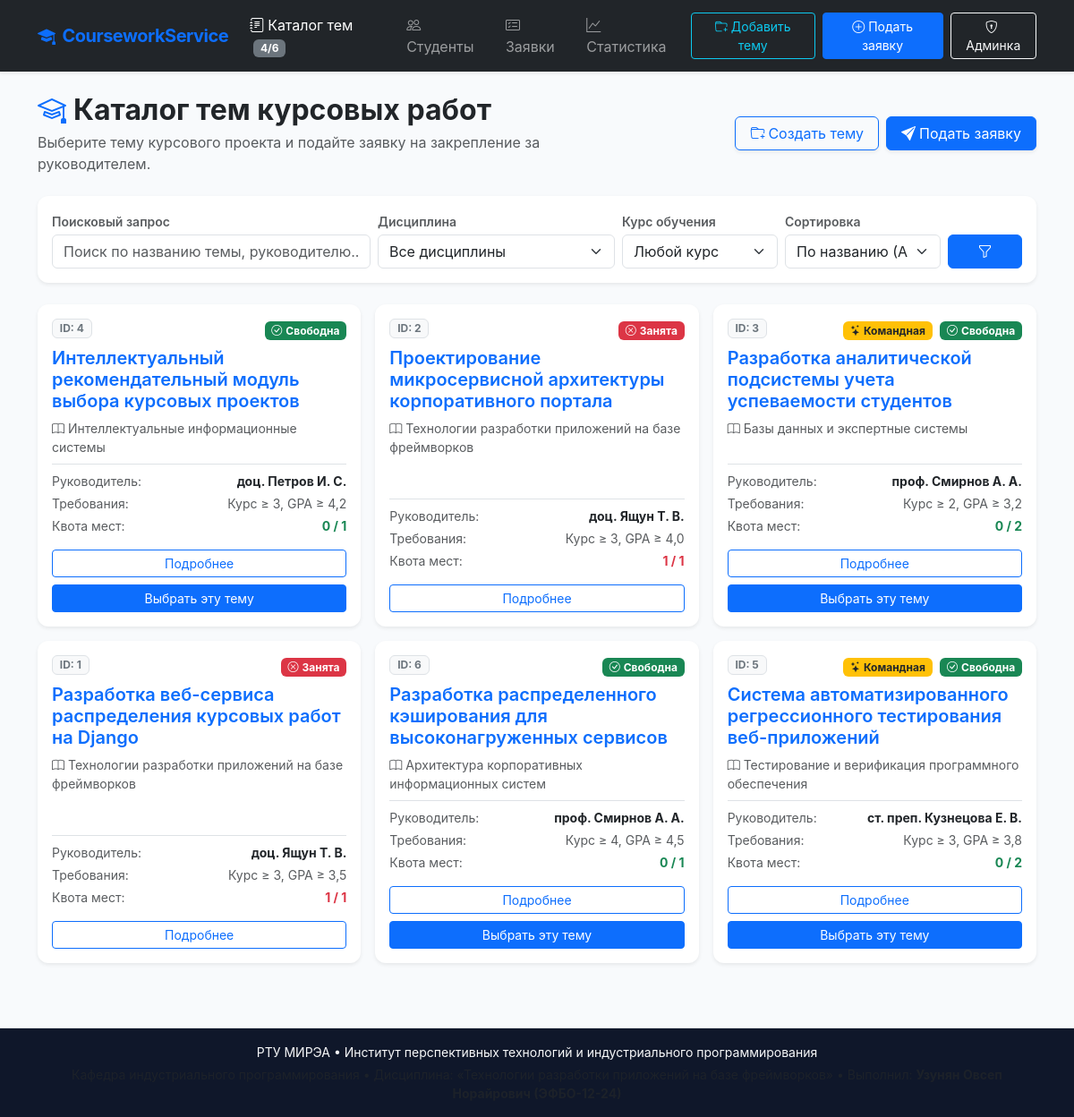
The page / on the database its author committed.
### topics/models.py (models this page shows, shortened)
class Topic(models.Model):
    title = models.CharField(
        max_length=255,
        verbose_name="Название темы",
    )
    slug = models.SlugField(
        max_length=255,
        unique=True,
        blank=True,
        verbose_name="URL-слаг темы",
    )
    discipline = models.ForeignKey(
        Discipline,
        on_delete=models.PROTECT,
        related_name="topics",
        verbose_name="Дисциплина",
    )
    supervisor = models.CharField(
        max_length=150,
        verbose_name="Научный руководитель",
    )
    min_course = models.PositiveSmallIntegerField(
        verbose_name="Минимальный курс",
        default=3,
    )
    min_gpa = models.FloatField(
        verbose_name="Минимальный балл GPA",
        default=3.5,
    )
    capacity = models.PositiveSmallIntegerField(
        verbose_name="Квота мест",
        default=1,
    )
    current_students = models.PositiveSmallIntegerField(
        verbose_name="Количество записанных студентов",
        default=0,
    )
    is_available = models.BooleanField(
        verbose_name="Доступна для выбора",
        default=True,
    )
    image = models.ImageField(
        upload_to="topics/",
        blank=True,
        null=True,
        verbose_name="Иллюстрация темы",
    )
    is_competitive = models.GeneratedField(
        expression=models.Case(
            models.When(capacity__gt=1, then=models.Value(True)),
            default=models.Value(False),
        ),
        output_field=models.BooleanField(),
        db_persist=True,
        verbose_name="Командная/Конкурсная тема",
    )
    class Meta:
        verbose_name = "Тема курсовой работы"
        verbose_name_plural = "Темы курсовых работ"
        ordering = ["title"]
    def has_free_capacity(self) -> bool:
        active_apps_count = self.applications.filter(status=Application.Status.ACTIVE).count()
        return active_apps_count < self.capacity
    def get_absolute_url(self) -> str:
        if self.slug:
            return reverse("topic_detail_slug", kwargs={"slug": self.slug})
        return reverse("topic_detail", kwargs={"pk": self.pk})

class Discipline(models.Model):
    name = models.CharField(
        max_length=200,
        verbose_name="Наименование дисциплины",
        unique=True,
    )
    code = models.CharField(
        max_length=50,
        verbose_name="Код дисциплины",
        blank=True,
    )
    department = models.CharField(
        max_length=200,
        verbose_name="Кафедра",
        default="Кафедра индустриального программирования",
    )
    class Meta:
        verbose_name = "Дисциплина"
        verbose_name_plural = "Дисциплины"
        ordering = ["name"]
    def __str__(self) -> str:
        return self.name

### topics/views.py (the view)
# urls.py: path("", views.index_view, name="index"),
def index_view(request):
    form = TopicFilterForm(request.GET)
    topics = Topic.objects.select_related("discipline").all()
    if form.is_valid():
        query = form.cleaned_data.get("q")
        discipline = form.cleaned_data.get("discipline")
        min_course = form.cleaned_data.get("min_course")
        sort = form.cleaned_data.get("sort")
        if query:
            topics = topics.filter(
                Q(title__icontains=query)
                | Q(supervisor__icontains=query)
                | Q(discipline__name__icontains=query)
            )
        if discipline:
            topics = topics.filter(discipline=discipline)
        if min_course:
            topics = topics.filter(min_course__lte=int(min_course))
        if sort:
            topics = topics.order_by(sort)
        else:
            topics = topics.order_by("title")
    else:
        topics = topics.order_by("title")
    paginator = Paginator(topics, 6)
    page_number = request.GET.get("page")
    page_obj = paginator.get_page(page_number)
    context = {
        "form": form,
        "page_obj": page_obj,
        "topics": page_obj.object_list,
        "total_results": paginator.count,
    }
    return render(request, "topics/index.html", context)

### topics/context_processors.py (called while the page is built)
def topic_context(request):
    try:
        topics_total = Topic.objects.count()
        active_topics = Topic.objects.filter(is_available=True).count()
    except Exception:
        topics_total = 0
        active_topics = 0
    return {
        "site_name": "Сервис выбора тем курсовых работ РТУ МИРЭА",
        "site_short_name": "CourseworkService",
        "topics_total_count": topics_total,
        "active_topics_count": active_topics,
    }

### templates/topics/index.html (shortened to what this page needs)
{% extends "base.html" %}
{% block content %}
<div class="row align-items-center mb-4">
    <div class="col-md-7">
        <h2 class="fw-bold text-dark mb-1">
            <i class="bi bi-mortarboard text-primary me-2"></i>Каталог тем курсовых работ
        </h2>
        <p class="text-muted mb-0">Выберите тему курсового проекта и подайте заявку на закрепление за руководителем.</p>
    </div>
    <div class="col-md-5 text-md-end mt-3 mt-md-0 d-flex gap-2 justify-content-md-end">
        <a href="{% url 'topic_create' %}" class="btn btn-outline-primary px-3 shadow-sm">
            <i class="bi bi-folder-plus me-1"></i>Создать тему
        </a>
        <a href="{% url 'apply' %}" class="btn btn-primary px-3 shadow-sm">
            <i class="bi bi-send-fill me-1"></i>Подать заявку
        </a>
    </div>
</div>
<div class="card p-3 mb-4 shadow-sm bg-white border-0">
    <form method="get" class="row g-2 align-items-end">
        <div class="col-md-4">
            <label class="form-label small fw-semibold text-muted mb-1">{{ form.q.label }}</label>
            {{ form.q }}
        </div>
        <div class="col-md-3">
            <label class="form-label small fw-semibold text-muted mb-1">{{ form.discipline.label }}</label>
            {{ form.discipline }}
        </div>
        <div class="col-md-2">
            <label class="form-label small fw-semibold text-muted mb-1">{{ form.min_course.label }}</label>
            {{ form.min_course }}
        </div>
        <div class="col-md-2">
            <label class="form-label small fw-semibold text-muted mb-1">{{ form.sort.label }}</label>
            {{ form.sort }}
        </div>
        <div class="col-md-1 d-grid">
            <button type="submit" class="btn btn-primary"><i class="bi bi-funnel"></i></button>
        </div>
    </form>
</div>
<div class="row g-3">
    {% for topic in topics %}
    <div class="col-md-6 col-lg-4">
        <div class="card h-100 shadow-sm border-0 d-flex flex-column">
            <div class="card-body d-flex flex-column">
                <div class="d-flex justify-content-between align-items-start mb-2">
                    <span class="badge bg-light text-secondary border">ID: {{ topic.id }}</span>
                    <div>
                        {% if topic.is_competitive %}
                            <span class="badge bg-warning text-dark me-1"><i class="bi bi-stars"></i> Командная</span>
                        {% endif %}
                        {% if topic.is_available and topic.has_free_capacity %}
                            <span class="badge bg-success"><i class="bi bi-check-circle me-1"></i>Свободна</span>
                        {% else %}
                            <span class="badge bg-danger"><i class="bi bi-x-circle me-1"></i>Занята</span>
                        {% endif %}
                    </div>
                </div>
                <h5 class="card-title fw-semibold text-primary mb-2">
                    <a href="{{ topic.get_absolute_url }}" class="text-decoration-none text-primary">{{ topic.title }}</a>
                </h5>
                <p class="card-text small text-muted mb-2">
                    <i class="bi bi-book me-1"></i>{{ topic.discipline.name }}
                </p>
                <div class="mt-auto pt-2 border-top">
                    <div class="d-flex justify-content-between small text-muted mb-1">
                        <span>Руководитель:</span>
                        <strong class="text-dark">{{ topic.supervisor }}</strong>
                    </div>
                    <div class="d-flex justify-content-between small text-muted mb-1">
                        <span>Требования:</span>
                        <span>Курс &ge; {{ topic.min_course }}, GPA &ge; {{ topic.min_gpa|floatformat:1 }}</span>
                    </div>
                    <div class="d-flex justify-content-between small text-muted mb-3">
                        <span>Квота мест:</span>
                        <span class="fw-bold {% if topic.has_free_capacity %}text-success{% else %}text-danger{% endif %}">{{ topic.current_students }} / {{ topic.capacity }}</span>
                    </div>
                    <div class="d-grid gap-2">
                        <a href="{{ topic.get_absolute_url }}" class="btn btn-outline-primary btn-sm">Подробнее</a>
                        {% if topic.is_available and topic.has_free_capacity %}
                            <a href="{% url 'apply' %}?topic_id={{ topic.id }}" class="btn btn-primary btn-sm">Выбрать эту тему</a>
                        {% endif %}
                    </div>
                </div>
            </div>
        </div>
    </div>
    {% endfor %}
</div>
{% endblock %}

### templates/base.html (shortened to what this page needs)
{% load static %}
<!DOCTYPE html>
<html lang="ru">
<head>
    <link href="https://cdn.jsdelivr.net/npm/bootstrap@5.3.3/dist/css/bootstrap.min.css" rel="stylesheet">
    <link href="https://cdn.jsdelivr.net/npm/bootstrap-icons@1.11.3/font/bootstrap-icons.min.css" rel="stylesheet">
    <link rel="stylesheet" href="{% static 'css/style.css' %}">
</head>
<body>
    <nav class="navbar navbar-expand-lg navbar-dark bg-dark sticky-top shadow-sm">
        <div class="container">
            <a class="navbar-brand text-primary fw-bold" href="{% url 'index' %}">
                <i class="bi bi-mortarboard-fill me-2"></i>{{ site_short_name|default:"Курсовые работы" }}
            </a>
            <div class="collapse navbar-collapse" id="navbarNav">
                <ul class="navbar-nav me-auto">
                    <li class="nav-item">
                        <a class="nav-link {% if request.resolver_match.url_name == 'index' %}active{% endif %}" href="{% url 'index' %}">
                            <i class="bi bi-journal-text me-1"></i>Каталог тем <span class="badge bg-secondary ms-1">{{ active_topics_count }}/{{ topics_total_count }}</span>
                        </a>
                    </li>
                    <li class="nav-item">
                        <a class="nav-link {% if request.resolver_match.url_name == 'students_list' %}active{% endif %}" href="{% url 'students_list' %}">
                            <i class="bi bi-people me-1"></i>Студенты
                        </a>
                    </li>
                    <li class="nav-item">
                        <a class="nav-link {% if request.resolver_match.url_name == 'applications_list' %}active{% endif %}" href="{% url 'applications_list' %}">
                            <i class="bi bi-card-checklist me-1"></i>Заявки
                        </a>
                    </li>
                    <li class="nav-item">
                        <a class="nav-link {% if request.resolver_match.url_name == 'statistics' %}active{% endif %}" href="{% url 'statistics' %}">
                            <i class="bi bi-graph-up me-1"></i>Статистика
                        </a>
                    </li>
                </ul>
                <div class="d-flex align-items-center gap-2">
                    <a href="{% url 'topic_create' %}" class="btn btn-outline-info btn-sm">
                        <i class="bi bi-folder-plus me-1"></i>Добавить тему
                    </a>
                    <a href="{% url 'apply' %}" class="btn btn-primary btn-sm">
                        <i class="bi bi-plus-circle me-1"></i>Подать заявку
                    </a>
                    <a href="/admin/" class="btn btn-outline-light btn-sm" target="_blank">
                        <i class="bi bi-shield-lock me-1"></i>Админка
                    </a>
                </div>
            </div>
        </div>
    </nav>
    <main class="main-content py-4">
        <div class="container">
            {% block content %}
            {% endblock %}
        </div>
    </main>
    <footer class="footer py-3 mt-5 border-top">
        <div class="container text-center small">
            <p class="mb-1 text-light">РТУ МИРЭА • Институт перспективных технологий и индустриального программирования</p>
            <p class="mb-0 text-muted">Кафедра индустриального программирования • Дисциплина: «Технологии разработки приложений на базе фреймворков» • Выполнил: <strong>Узунян Овсеп Норайрович (ЭФБО-12-24)</strong></p>
        </div>
    </footer>
</body>
</html>

### static/css/style.css (style rules this page uses)
body { background-color: #f8fafc; color: #1e293b; font-family: -apple-system, BlinkMacSystemFont, "Segoe UI", Roboto, "Helvetica Neue", Arial, sans-serif; min-height: 100vh; display: flex; flex-direction: column; }
.main-content { flex: 1 0 auto; }
.footer { flex-shrink: 0; background-color: #0f172a; color: #94a3b8; }
.navbar-brand { font-weight: 700; letter-spacing: -0.5px; }
.card { border-radius: 12px; border: 1px solid #e2e8f0; transition: transform 0.15s ease, box-shadow 0.15s ease; }

### rows shown on the page
Topic: id "4", is_available True (drawn), title "Интеллектуальный рекомендательный модуль выбора курсовых проектов", discipline.name "Интеллектуальные информационные системы", supervisor "доц. Петров И. С.", min_course "3", min_gpa "4,2", current_students "0", capacity "1"
Topic: id "2", is_available False (drawn), title "Проектирование микросервисной архитектуры корпоративного портала", discipline.name "Технологии разработки приложений на базе фреймворков", supervisor "доц. Ящун Т. В.", min_course "3", min_gpa "4,0", current_students "1", capacity "1"
Topic: id "3", shows "Командная", is_available True (drawn), title "Разработка аналитической подсистемы учета успеваемости студентов", discipline.name "Базы данных и экспертные системы", supervisor "проф. Смирнов А. А.", min_course "2", min_gpa "3,2", current_students "0", capacity "2"
Topic: id "1", is_available False (drawn), title "Разработка веб-сервиса распределения курсовых работ на Django", discipline.name "Технологии разработки приложений на базе фреймворков", supervisor "доц. Ящун Т. В.", min_course "3", min_gpa "3,5", current_students "1", capacity "1"
Topic: id "6", is_available True (drawn), title "Разработка распределенного кэширования для высоконагруженных сервисов", discipline.name "Архитектура корпоративных информационных систем", supervisor "проф. Смирнов А. А.", min_course "4", min_gpa "4,5", current_students "0", capacity "1"
Topic: id "5", shows "Командная", is_available True (drawn), title "Система автоматизированного регрессионного тестирования веб-приложений", discipline.name "Тестирование и верификация программного обеспечения", supervisor "ст. преп. Кузнецова Е. В.", min_course "3", min_gpa "3,8", current_students "0", capacity "2"

### other values the page prints
{{ site_short_name|default:"Курсовые работы" }} "CourseworkService"
{{ active_topics_count }} "4"
{{ topics_total_count }} "6"
